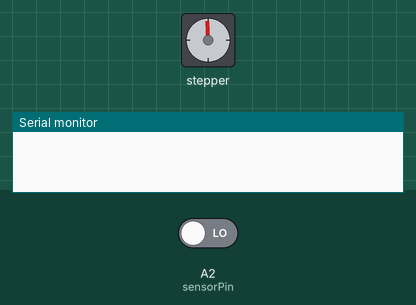
Bench run of a sketch on a simulated Arduino Uno, built with avr-gcc and run on an emulated ATmega328P. Parts: stepper motor, the last lines printed to the serial monitor. The test bench sets the inputs (shaded band); at power-on: A2 (sensorPin) LOW. Stepper angles assume 2038 steps per turn.

Above: at 0.05 s.
At 0.25 s:
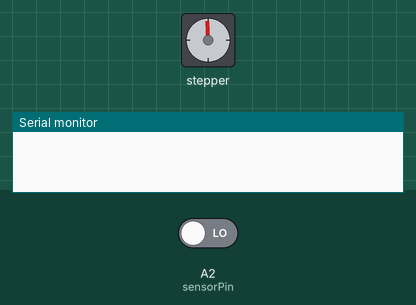
At 1.4 s:
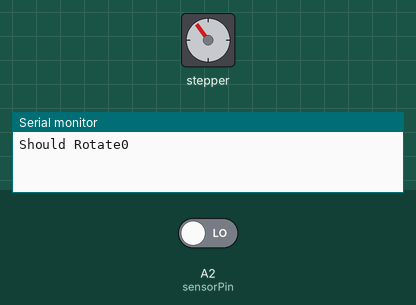
Timing chart, 0 to 3.2 s (numbered marks = the images above):
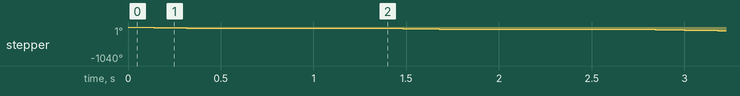

Measured:
- by itself, stepper: turns 36° counter-clockwise in 0.38 s, repeating every 1.4 s

The sketch:

MotorTest.ino
```cpp
#include <Stepper.h>

int stepPerRevolution = 2038;
int sensorPin = A2;

Stepper MinuteOnce(stepPerRevolution, 6, 8, 7, 9);

void setup() {
  pinMode(sensorPin, INPUT);
  MinuteOnce.setSpeed(15);
  Serial.begin(9600);
}

void loop() {
  MinuteOnce.step(-203.8);
  Serial.print("Should Rotate");
  Serial.println(digitalRead(sensorPin));
  delay(1000);
}
```
